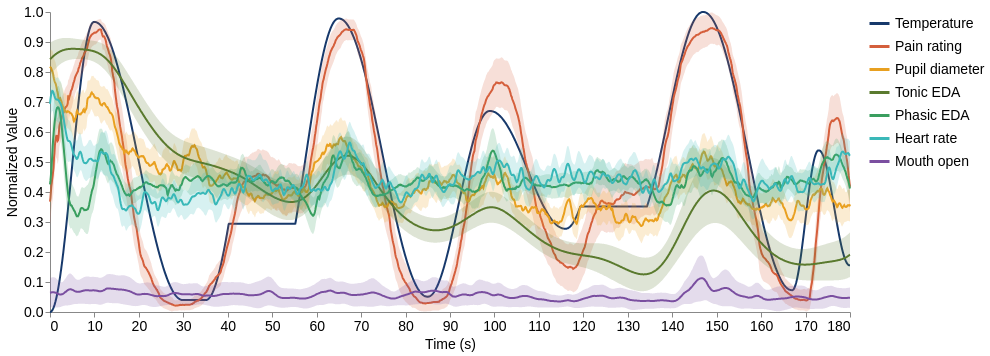

Source (notebook cell):
### Code cell
phy = plot_stimulus_with_physiological_signals(
    ci_values,
    signals,
    width=width,
    height=height,
)
phy

### Figure 1 — Vega-Lite specification as saved in the notebook (floating-point values rounded to 4 significant figures; data arrays with more than 128 entries replaced by an {"elided": "..."} marker saying what was removed)
{"config": {"view": {"continuousWidth": 300, "continuousHeight": 300, "fill": "white", "stroke": null}, "axis": {"grid": false, "gridColor": "#dddddd", "gridOpacity": 0.8, "labelFontSize": 14, "labelFontWeight": "normal", "titleFontSize": 14, "titleFontWeight": "normal"}}, "layer": [{"layer": [{"mark": {"type": "line", "color": "#17396b"}, "encoding": {"tooltip": [{"field": "time_s", "title": "Time (s)", "type": "quantitative"}, {"field": "mean_temperature", "format": ".2f", "title": "Temperature", "type": "quantitative"}], "x": {"field": "time_s", "title": "Time (s)", "type": "quantitative"}, "y": {"field": "mean_temperature", "title": "Normalized Value", "type": "quantitative"}}, "transform": [{"calculate": "'Temperature'", "as": "label"}]}, {"mark": {"type": "area", "color": "#17396b", "opacity": 0.2}, "encoding": {"x": {"field": "time_s", "type": "quantitative"}, "y": {"field": "ci_lower_temperature", "type": "quantitative"}, "y2": {"field": "ci_upper_temperature"}}, "transform": [{"calculate": "'Temperature'", "as": "label"}]}], "data": {"name": "data-e8418a23b11ce6b9083c3572955e24b0"}}, {"layer": [{"mark": {"type": "line", "color": "#d45f3c"}, "encoding": {"tooltip": [{"field": "time_s", "title": "Time (s)", "type": "quantitative"}, {"field": "mean_pain_rating", "format": ".2f", "title": "Pain rating", "type": "quantitative"}], "x": {"field": "time_s", "title": "Time (s)", "type": "quantitative"}, "y": {"field": "mean_pain_rating", "title": "Normalized Value", "type": "quantitative"}}, "transform": [{"calculate": "'Pain rating'", "as": "label"}]}, {"mark": {"type": "area", "color": "#d45f3c", "opacity": 0.2}, "encoding": {"x": {"field": "time_s", "type": "quantitative"}, "y": {"field": "ci_lower_pain_rating", "type": "quantitative"}, "y2": {"field": "ci_upper_pain_rating"}}, "transform": [{"calculate": "'Pain rating'", "as": "label"}]}], "data": {"name": "data-e8418a23b11ce6b9083c3572955e24b0"}}, {"layer": [{"mark": {"type": "line", "color": "#e8a020"}, "encoding": {"tooltip": [{"field": "time_s", "title": "Time (s)", "type": "quantitative"}, {"field": "mean_pupil_diameter", "format": ".2f", "title": "Pupil diameter", "type": "quantitative"}], "x": {"field": "time_s", "title": "Time (s)", "type": "quantitative"}, "y": {"field": "mean_pupil_diameter", "title": "Normalized Value", "type": "quantitative"}}, "transform": [{"calculate": "'Pupil diameter'", "as": "label"}]}, {"mark": {"type": "area", "color": "#e8a020", "opacity": 0.2}, "encoding": {"x": {"field": "time_s", "type": "quantitative"}, "y": {"field": "ci_lower_pupil_diameter", "type": "quantitative"}, "y2": {"field": "ci_upper_pupil_diameter"}}, "transform": [{"calculate": "'Pupil diameter'", "as": "label"}]}], "data": {"name": "data-e8418a23b11ce6b9083c3572955e24b0"}}, {"layer": [{"mark": {"type": "line", "color": "#5a7a2e"}, "encoding": {"tooltip": [{"field": "time_s", "title": "Time (s)", "type": "quantitative"}, {"field": "mean_eda_tonic", "format": ".2f", "title": "Tonic EDA", "type": "quantitative"}], "x": {"field": "time_s", "title": "Time (s)", "type": "quantitative"}, "y": {"field": "mean_eda_tonic", "title": "Normalized Value", "type": "quantitative"}}, "transform": [{"calculate": "'Tonic EDA'", "as": "label"}]}, {"mark": {"type": "area", "color": "#5a7a2e", "opacity": 0.2}, "encoding": {"x": {"field": "time_s", "type": "quantitative"}, "y": {"field": "ci_lower_eda_tonic", "type": "quantitative"}, "y2": {"field": "ci_upper_eda_tonic"}}, "transform": [{"calculate": "'Tonic EDA'", "as": "label"}]}], "data": {"name": "data-e8418a23b11ce6b9083c3572955e24b0"}}, {"layer": [{"mark": {"type": "line", "color": "#3a9e5f"}, "encoding": {"tooltip": [{"field": "time_s", "title": "Time (s)", "type": "quantitative"}, {"field": "mean_eda_phasic", "format": ".2f", "title": "Phasic EDA", "type": "quantitative"}], "x": {"field": "time_s", "title": "Time (s)", "type": "quantitative"}, "y": {"field": "mean_eda_phasic", "title": "Normalized Value", "type": "quantitative"}}, "transform": [{"calculate": "'Phasic EDA'", "as": "label"}]}, {"mark": {"type": "area", "color": "#3a9e5f", "opacity": 0.2}, "encoding": {"x": {"field": "time_s", "type": "quantitative"}, "y": {"field": "ci_lower_eda_phasic", "type": "quantitative"}, "y2": {"field": "ci_upper_eda_phasic"}}, "transform": [{"calculate": "'Phasic EDA'", "as": "label"}]}], "data": {"name": "data-e8418a23b11ce6b9083c3572955e24b0"}}, {"layer": [{"mark": {"type": "line", "color": "#3ab8b8"}, "encoding": {"tooltip": [{"field": "time_s", "title": "Time (s)", "type": "quantitative"}, {"field": "mean_heart_rate", "format": ".2f", "title": "Heart rate", "type": "quantitative"}], "x": {"field": "time_s", "title": "Time (s)", "type": "quantitative"}, "y": {"field": "mean_heart_rate", "title": "Normalized Value", "type": "quantitative"}}, "transform": [{"calculate": "'Heart rate'", "as": "label"}]}, {"mark": {"type": "area", "color": "#3ab8b8", "opacity": 0.2}, "encoding": {"x": {"field": "time_s", "type": "quantitative"}, "y": {"field": "ci_lower_heart_rate", "type": "quantitative"}, "y2": {"field": "ci_upper_heart_rate"}}, "transform": [{"calculate": "'Heart rate'", "as": "label"}]}], "data": {"name": "data-e8418a23b11ce6b9083c3572955e24b0"}}, {"layer": [{"mark": {"type": "line", "color": "#7b4fa0"}, "encoding": {"tooltip": [{"field": "time_s", "title": "Time (s)", "type": "quantitative"}, {"field": "mean_mouth_open", "format": ".2f", "title": "Mouth open", "type": "quantitative"}], "x": {"field": "time_s", "title": "Time (s)", "type": "quantitative"}, "y": {"field": "mean_mouth_open", "title": "Normalized Value", "type": "quantitative"}}, "transform": [{"calculate": "'Mouth open'", "as": "label"}]}, {"mark": {"type": "area", "color": "#7b4fa0", "opacity": 0.2}, "encoding": {"x": {"field": "time_s", "type": "quantitative"}, "y": {"field": "ci_lower_mouth_open", "type": "quantitative"}, "y2": {"field": "ci_upper_mouth_open"}}, "transform": [{"calculate": "'Mouth open'", "as": "label"}]}], "data": {"name": "data-e8418a23b11ce6b9083c3572955e24b0"}}, {"data": {"values": [{"signal": "Temperature", "color": "#17396b"}, {"signal": "Pain rating", "color": "#d45f3c"}, {"signal": "Pupil diameter", "color": "#e8a020"}, {"signal": "Tonic EDA", "color": "#5a7a2e"}, {"signal": "Phasic EDA", "color": "#3a9e5f"}, {"signal": "Heart rate", "color": "#3ab8b8"}, {"signal": "Mouth open", "color": "#7b4fa0"}]}, "mark": {"type": "line"}, "encoding": {"color": {"field": "signal", "legend": {"labelFontSize": 14, "orient": "right", "rowPadding": 4, "symbolSize": 400, "symbolStrokeWidth": 3, "symbolType": "stroke", "title": ""}, "scale": {"domain": ["Temperature", "Pain rating", "Pupil diameter", "Tonic EDA", "Phasic EDA", "Heart rate", "Mouth open"], "range": ["#17396b", "#d45f3c", "#e8a020", "#5a7a2e", "#3a9e5f", "#3ab8b8", "#7b4fa0"]}, "type": "nominal"}}}], "height": 300, "width": 800, "$schema": "https://vega.github.io/schema/vega-lite/v5.20.1.json", "datasets": {"data-e8418a23b11ce6b9083c3572955e24b0": {"elided": "1801 records"}}}
